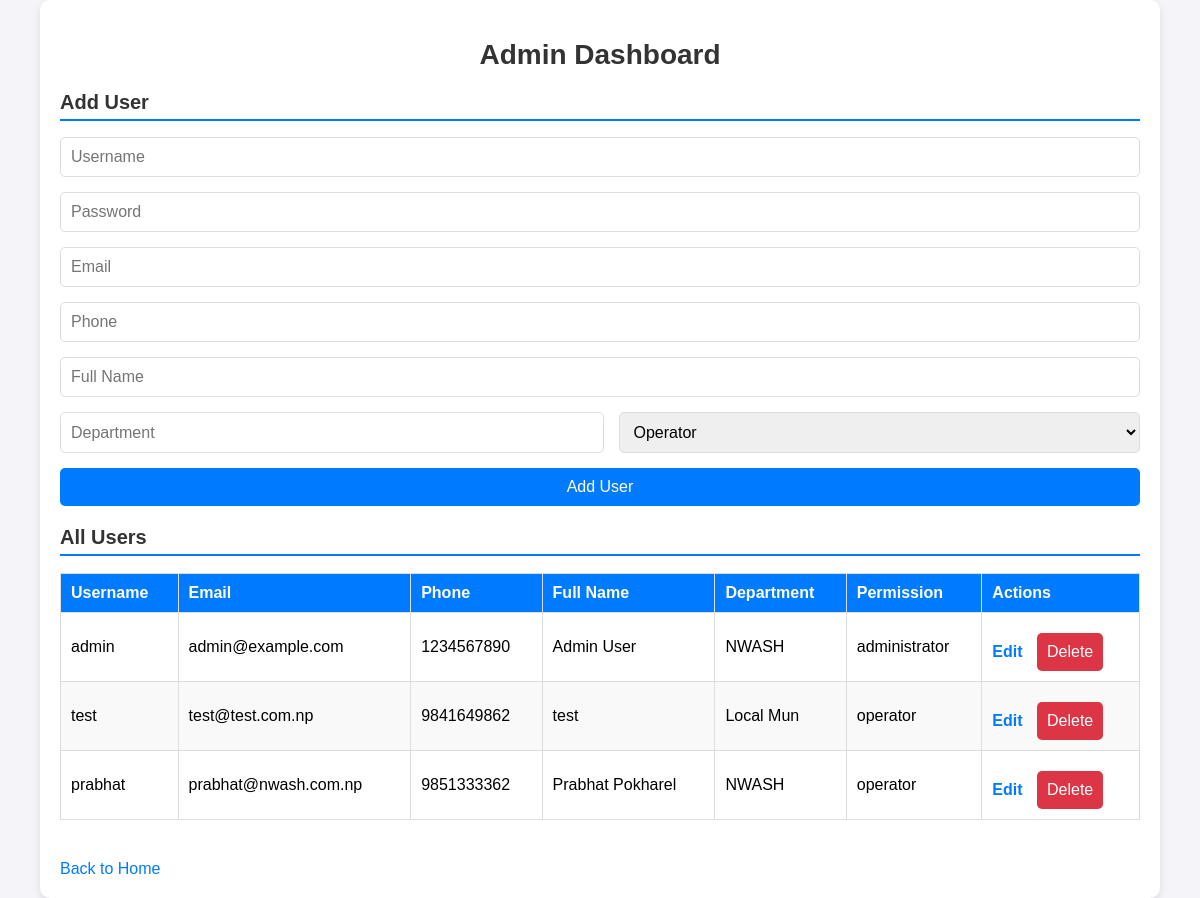
Screenshot of /admin-dashboard (signed in) with the database file from the repository.
### tables this page shows
CREATE TABLE users (
            id INTEGER PRIMARY KEY AUTOINCREMENT,
            username TEXT UNIQUE NOT NULL,
            password TEXT NOT NULL,
            email TEXT NOT NULL,
            phone TEXT NOT NULL,
            full_name TEXT NOT NULL,
            department TEXT NOT NULL
        , permission TEXT DEFAULT 'operator', file_name TEXT);

### app.py (the view)
@app.route('/admin-dashboard')
def admin_dashboard():
    user = session.get('user')
    if not user or user['permission'] != 'administrator':
        return redirect('/')
    users = fetch_all_users()
    return render_template('admin_dashboard.html', users=users)

### backend/db_handler.py (called while the page is built)
def fetch_all_users():
    conn = sqlite3.connect(DATABASE)
    cursor = conn.cursor()
    cursor.execute('SELECT id, username, email, phone, full_name, department, permission FROM users')
    users = cursor.fetchall()
    conn.close()
    return users

### templates/admin_dashboard.html (shortened to what this page needs)
<!DOCTYPE html>
<html lang="en">
<head>
    <link rel="stylesheet" href="{{ url_for('static', filename='admin_dashboard.css') }}">
</head>
<body>
    <div class="container">
        <h1>Admin Dashboard</h1>
        <h2>Add User</h2>
        <form method="POST" action="/add-user">
            <input type="text" name="username" placeholder="Username" required>
            <input type="password" name="password" placeholder="Password" required>
            <input type="email" name="email" placeholder="Email" required>
            <input type="text" name="phone" placeholder="Phone" required>
            <input type="text" name="full_name" placeholder="Full Name" required>
            <input type="text" name="department" placeholder="Department" required>
            <select name="permission">
                <option value="operator">Operator</option>
            </select>
            <button type="submit">Add User</button>
        </form>
        <h2>All Users</h2>
        <table>
            <thead>
                <tr>
                    <th>Username</th>
                    <th>Email</th>
                    <th>Phone</th>
                    <th>Full Name</th>
                    <th>Department</th>
                    <th>Permission</th>
                    <th>Actions</th>
                </tr>
            </thead>
            <tbody>
                {% for user in users %}
                <tr>
                    <td>{{ user[1] }}</td>
                    <td>{{ user[2] }}</td>
                    <td>{{ user[3] }}</td>
                    <td>{{ user[4] }}</td>
                    <td>{{ user[5] }}</td>
                    <td>{{ user[6] }}</td>
                    <td>
                        <a href="/edit-user/{{ user[0] }}">Edit</a>
                        <form method="POST" action="/delete-user" style="display:inline;">
                            <button type="submit" class="delete">Delete</button>
                        </form>
                    </td>
                </tr>
                {% endfor %}
            </tbody>
        </table>
        <a href="/home">Back to Home</a>
    </div>
</body>
</html>

### static/admin_dashboard.css (style rules this page uses)
body { font-family: Arial, sans-serif; background-color: #f4f4f9; margin: 0; padding: 0; display: flex; justify-content: center; align-items: center; flex-direction: column; min-height: 100vh; }
.container { width: 90%; max-width: 1200px; background: white; padding: 20px; border-radius: 10px; box-shadow: 0 4px 8px rgba(0, 0, 0, 0.1); }
h1 { text-align: center; font-size: 28px; color: #333; margin-bottom: 20px; }
h2 { font-size: 20px; color: #333; margin-top: 20px; border-bottom: 2px solid #007bff; padding-bottom: 5px; }
form { display: flex; flex-wrap: wrap; gap: 15px; margin-bottom: 20px; }
form input, form select, form button { flex: 1 1 calc(50% - 20px); padding: 10px; font-size: 16px; border: 1px solid #ddd; border-radius: 5px; }
form button { background-color: #007bff; color: white; border: none; cursor: pointer; transition: background-color 0.3s ease; }
table { width: 100%; border-collapse: collapse; margin-bottom: 20px; }
table thead { background-color: #007bff; color: white; }
table th, table td { padding: 10px; text-align: left; border: 1px solid #ddd; }
table tr:nth-child(even) { background-color: #f9f9f9; }
table a { color: #007bff; text-decoration: none; margin-right: 10px; font-weight: bold; }
form button.delete { background-color: #dc3545; }
a { display: inline-block; margin-top: 20px; text-decoration: none; color: #007bff; font-size: 16px; }

### rows the page displays
users: username "admin", email "admin@example.com", phone "1234567890", full_name "Admin User", department "NWASH", permission "administrator"
users: username "test", email "test@test.com.np", phone "9841649862", full_name "test", department "Local Mun", permission "operator"
users: username "prabhat", email "prabhat@nwash.com.np", phone "9851333362", full_name "Prabhat Pokharel", department "NWASH", permission "operator"
